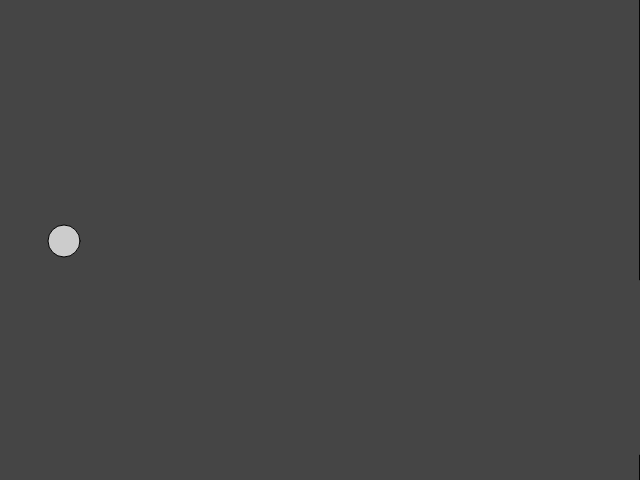
Frame 1 (no input)
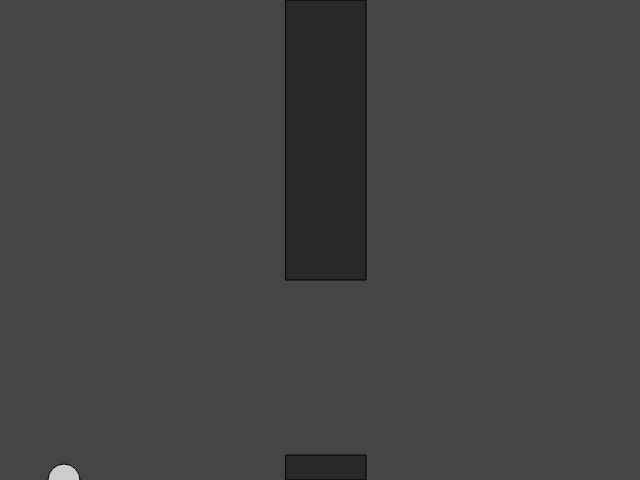
Frame 60 (no input)
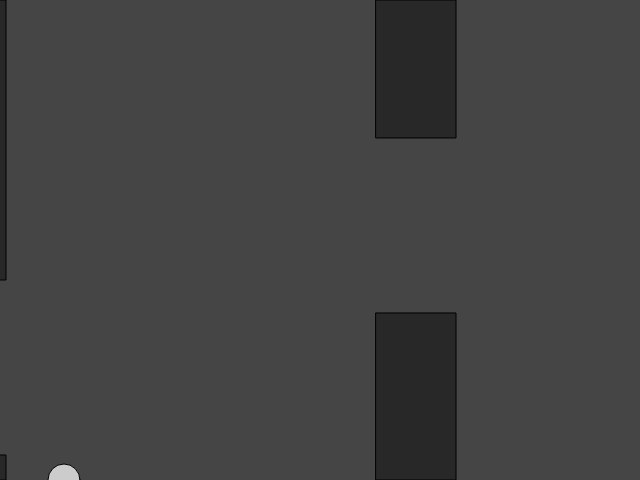
Frame 120 (the mouse pressed at the canvas centre since frame 60)

The p5.js sketch that drew these frames (run headless with seeded random() and noise() and a simulated clock; from frame 60 on, the mouse is pressed at the canvas centre):

// p5.js sketch
// ── sketch.js
var bird;
var pipes = [];

function setup() {
  createCanvas(640, 480);
  bird = new Bird();
  pipes.push(new Pipe());
}

function draw() {
  background(69);
  
  for (var i = pipes.length-1; i >=0; i--){
    pipes[i].show();
    pipes[i].update();
    
    if (pipes[i].hits(bird))  {
      console.log("HIT");
    }
    
    if (pipes[i].offscreen()) {
      pipes.splice(i,1);
    }
  }
  
  bird.update();
  bird.show();
  
  
  if (frameCount%75 == 0)  {
    pipes.push(new Pipe());
  }
}

function keyPressed()  {
  if (key == ' ')  {
    bird.up();
  }
}

// ── Bird.js
function Bird() {
  this.y = height/2;
  this.x = 64;
  this.gravity = 1;
  this.lift = -15;
  this.velocity = 0;
  
  this.show = function() {
    fill(204);
    ellipse(this.x, this.y, 32, 32);
  }
  
  this.up = function() {
    this.velocity += this.lift;
  }
  
  this.update = function() {
    this.velocity += this.gravity;
    this.y += this.velocity;
    
    if (this.y>height) {
      this.y = height;
      this.velocity = 0;
    }
   
    if (this.y < 0){
      this.y = 0;
      this.velocity = 0;
    }
  }
}


// ── Pipe.js
function Pipe() {
  this.spacing = 175;
  this.top = random(height / 6, 3 / 4 * height);
  this.bottom = height - (this.top + this.spacing);
  this.x = width;
  this.w = 80;
  this.speed = 6;
  this.highlight = false;
  
  this.hits = function(bird) {
   if(bird.y < this.top || bird.y > height - this.bottom){
    if (bird.x > this.x && bird.x < this.x + this.w){
     this.highlight = true;
      return true;
    }
   }
    this.highlight = false;
    return false;
  }

  this.show = function() {
    fill(40);
     if(this.highlight) {
      fill(255,0,255);
     }
    rect(this.x, 0, this.w, this.top);
    rect(this.x, height-this.bottom, this.w, this.bottom);
  }
  
  
  this.update = function() {
    this.x -= this.speed;
  }
  
  this.offscreen = function() {
  
    if (this.x < -this.w) {
      return true;
    } else {
      return false;
    }
    
  }
  
}
